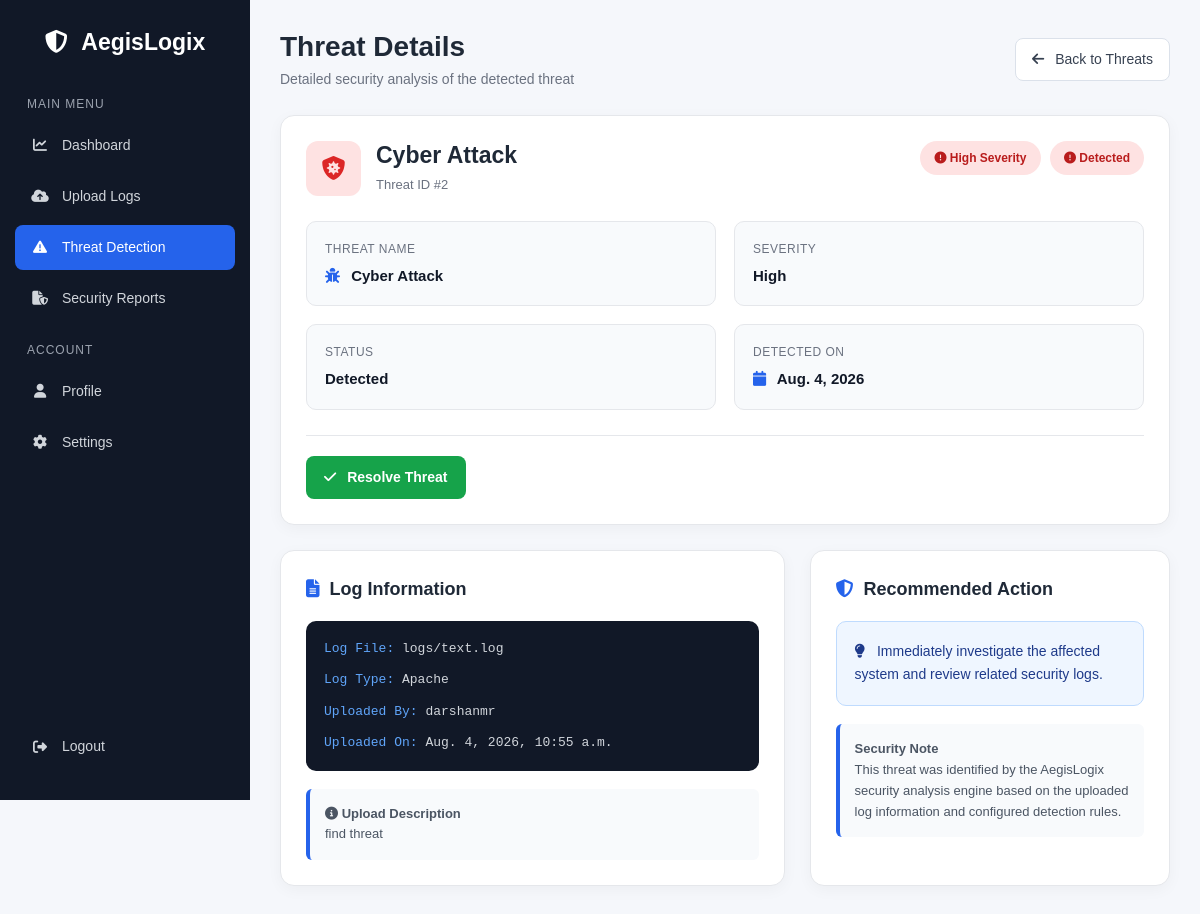
The app's page /threat/2/ (signed in), older data.
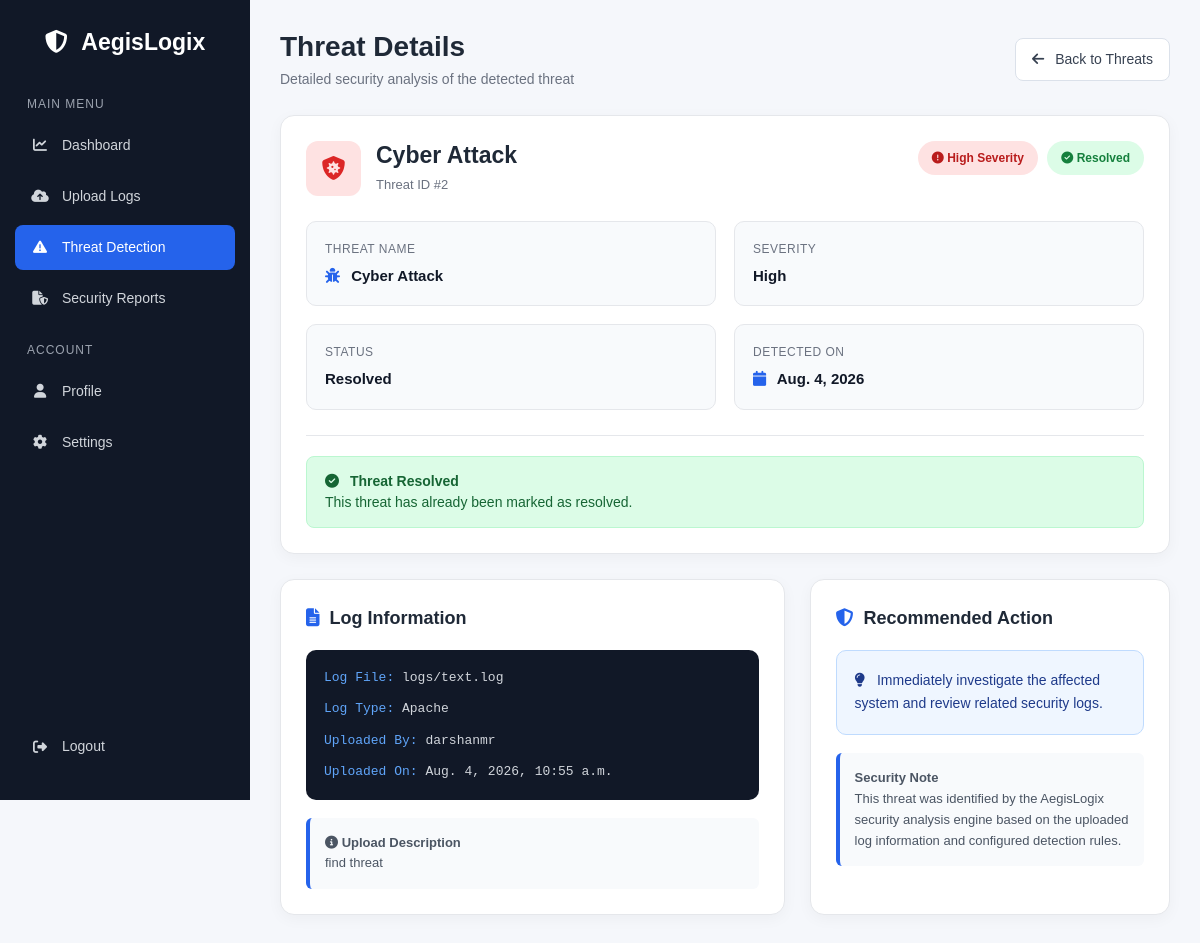
The same page, newer data.
### auditor/models.py (models this page shows, shortened)
class Threat(models.Model):
    SEVERITY = [
        ('High', 'High'),
        ('Medium', 'Medium'),
        ('Low', 'Low'),
    ]
    STATUS = [
        ('Detected', 'Detected'),
        ('Resolved', 'Resolved'),
    ]
    log = models.ForeignKey(LogFile, on_delete=models.CASCADE)
    threat_name = models.CharField(max_length=100)
    severity = models.CharField(max_length=20, choices=SEVERITY)
    status = models.CharField(max_length=20, choices=STATUS)
    detected_on = models.DateField()

class LogFile(models.Model):
    LOG_TYPES = [
        ('Apache', 'Apache Log'),
        ('Nginx', 'Nginx Log'),
        ('System', 'System Log'),
        ('Application', 'Application Log'),
    ]
    user = models.ForeignKey(User, on_delete=models.CASCADE)
    log_file = models.FileField(upload_to='logs/')
    log_type = models.CharField(max_length=20, choices=LOG_TYPES)
    description = models.TextField(default="")
    uploaded_at = models.DateTimeField(auto_now_add=True)

class User(models.Model):
    full_name = models.CharField(max_length=100)
    username = models.CharField(max_length=50, unique=True)
    email = models.EmailField(unique=True)
    phone = models.CharField(max_length=10)
    password = models.CharField(max_length=255)
    created_at = models.DateTimeField(auto_now_add=True)

### auditor/views.py (the view)
def threat_details(request, threat_id):
    if "user_id" not in request.session:
        return redirect("login")
    try:
        threat = Threat.objects.select_related(
            "log",
            "log__user"
        ).get(
            id=threat_id
        )
    except Threat.DoesNotExist:
        return render(
            request,
            "threat_details.html",
            {
                "error":
                    "The requested threat was not found."
            }
        )
    log = threat.log
    uploaded_by = log.user.username
    recommendations = {
        "SQL Injection":
            "Investigate the source IP address, "
            "review the affected request, "
            "validate database inputs, and "
            "use parameterized queries.",
        "Malware Detected":
            "Isolate the affected system, "
            "scan the server with security tools, "
            "and investigate the source of the malware.",
        "Virus Detected":
            "Isolate the affected system, "
            "perform a complete security scan, "
            "and remove the infected files.",
        "Unauthorized Access":
            "Review authentication logs, "
            "verify the user activity, and "
            "immediately secure unauthorized accounts.",
        "Failed Login Attempt":
            "Review repeated login attempts "
            "and investigate the source IP address.",
        "Brute Force Attack":
            "Block or rate-limit the suspicious "
            "source and review authentication activity.",
        "Cross-Site Scripting (XSS)":
            "Review the affected request and "
            "apply proper input validation "
            "and output encoding.",
        "Command Injection":
            "Investigate the affected server "
            "and validate all user-supplied commands.",
        "Path Traversal":
            "Review the affected request and "
            "restrict file-system access to authorized paths.",
        "Port Scanning Activity":
            "Investigate the source IP and "
            "review network activity for additional "
            "suspicious behavior.",
        "Privilege Escalation":
            "Review administrator activity and "
            "verify whether unauthorized privilege "
            "changes occurred.",
        "Cyber Attack":
            "Immediately investigate the affected "
            "system and review related security logs.",
        "Suspicious HTTP Request":
            "Review the request source and "
            "investigate related HTTP activity."
    }
    recommended_action = recommendations.get(
        threat.threat_name,
        "Investigate the related log activity "
        "and review the source of the suspicious event."
    )
    context = {
        "threat": threat,
        "log": log,
        "uploaded_by": uploaded_by,
        "recommended_action":
            recommended_action
    }
    return render(
        request,
        "threat_details.html",
        context
    )

### templates/threat_details.html (shortened to what this page needs)
<!DOCTYPE html>
<html lang="en">
<head>
    <link href="https://cdn.jsdelivr.net/npm/bootstrap@5.3.3/dist/css/bootstrap.min.css" rel="stylesheet">
    <link rel="stylesheet" href="https://cdnjs.cloudflare.com/ajax/libs/font-awesome/6.6.0/css/all.min.css">
</head>
<body>
    <div class="sidebar">
        <div class="brand">
            <i class="fa-solid fa-shield-halved"></i> AegisLogix
        </div>
        <div class="menu-title">
            Main Menu
        </div>
        <a href="{% url 'dashboard' %}">
            <i class="fa-solid fa-chart-line"></i> Dashboard
        </a>
        <a href="{% url 'upload_logs' %}">
            <i class="fa-solid fa-cloud-arrow-up"></i> Upload Logs
        </a>
        <a href="{% url 'threat' %}" class="active">
            <i class="fa-solid fa-triangle-exclamation"></i> Threat Detection
        </a>
        <a href="{% url 'reports' %}">
            <i class="fa-solid fa-file-shield"></i> Security Reports
        </a>
        <div class="menu-title">
            Account
        </div>
        <a href="{% url 'profile' %}">
            <i class="fa-solid fa-user"></i> Profile
        </a>
        <a href="{% url 'settings' %}">
            <i class="fa-solid fa-gear"></i> Settings
        </a>
        <div class="logout">
            <a href="{% url 'logout' %}">
                <i class="fa-solid fa-right-from-bracket"></i> Logout
            </a>
        </div>
    </div>
    <div class="main-content">
        <div class="top-header">
            <div class="page-title">
                <h1>
                    Threat Details
                </h1>
                <p>
                    Detailed security analysis of the detected threat
                </p>
            </div>
            <a href="{% url 'threat' %}" class="back-btn">
                <i class="fa-solid fa-arrow-left"></i> Back to Threats
            </a>
        </div>
        {% if error %}
        <div class="error-box">
            <i class="fa-solid fa-circle-exclamation"></i> {{ error }}
        </div>
        {% else %}
        <div class="threat-card">
            <div class="threat-header">
                <div class="threat-title">
                    <div class="threat-icon">
                        <i class="fa-solid fa-shield-virus"></i>
                    </div>
                    <div>
                        <h2>
                            {{ threat.threat_name }}
                        </h2>
                        <p>
                            Threat ID #{{ threat.id }}
                        </p>
                    </div>
                </div>
                <div>
                    {% if threat.severity == "High" %}
                    <span class="
                                badge-custom
                                severity-high
                            ">
                            <i
                                class="
                                    fa-solid
                                    fa-circle-exclamation
                                "
                            ></i>
                            High Severity
                        </span> {% endif %} {% if threat.status == "Detected" %}
                    <span class="
                                badge-custom
                                status-detected
                            ">
                            <i
                                class="
                                    fa-solid
                                    fa-circle-exclamation
                                "
                            ></i>
                            Detected
                        </span> {% elif threat.status == "Resolved" %}
                    <span class="
                                badge-custom
                                status-resolved
                            ">
                            <i
                                class="
                                    fa-solid
                                    fa-circle-check
                                "
                            ></i>
                            Resolved
                        </span> {% else %}
                    <span class="badge-custom">
                            {{ threat.status }}
                        </span> {% endif %}
                </div>
            </div>
            <div class="info-grid">
                <div class="info-item">
                    <div class="info-label">
                        Threat Name
                    </div>
                    <div class="info-value">
                        <i class="
                                fa-solid
                                fa-bug
                            "></i> {{ threat.threat_name }}
                    </div>
                </div>
                <div class="info-item">
                    <div class="info-label">
                        Severity
                    </div>
                    <div class="info-value">
                        {{ threat.severity }}
                    </div>
                </div>
                <div class="info-item">
                    <div class="info-label">
                        Status
                    </div>
                    <div class="info-value">
                        {{ threat.status }}
                    </div>
                </div>
                <div class="info-item">
                    <div class="info-label">
                        Detected On
                    </div>
                    <div class="info-value">
                        <i class="
                                fa-solid
                                fa-calendar
                            "></i> {{ threat.detected_on }}
                    </div>
                </div>
            </div>
            <div class="action-area">
                {% if threat.status == "Detected" %}
                <form method="POST" action="
                            {% url 'resolve_threat' threat.id %}
                        " onsubmit="
                            return confirm(
                                'Are you sure you want to mark this threat as resolved?'
                            );
                        ">
                    <button type="submit" class="resolve-btn">
                            <i
                                class="
                                    fa-solid
                                    fa-check
                                "
                            ></i>
                            Resolve Threat
                        </button>
                </form>
                {% elif threat.status == "Resolved" %}
                <div class="resolved-message">
                    <i class="
                                fa-solid
                                fa-circle-check
                            "></i>
                    <strong>
                            Threat Resolved
                        </strong>
                    <br> This threat has already been marked as resolved.
                </div>
                {% endif %}
            </div>
        </div>
        <div class="details-grid">
            <div class="section-card">
                <div class="section-title">
                    <i class="
                            fa-solid
                            fa-file-lines
                        "></i> Log Information
                </div>
                <div class="log-box">
                    <div class="log-row">
                        <span class="log-label">
                            Log File:
                        </span> {{ log.log_file.name }}
                    </div>
                    <div class="log-row">
                        <span class="log-label">
                            Log Type:
                        </span> {{ log.log_type }}
                    </div>
                    <div class="log-row">
                        <span class="log-label">
                            Uploaded By:
                        </span> {{ uploaded_by }}
                    </div>
                    <div class="log-row">
                        <span class="log-label">
                            Uploaded On:
                        </span> {{ log.uploaded_at }}
                    </div>
                </div>
                {% if log.description %}
                <div class="security-note">
                    <strong>
                            <i
                                class="
                                    fa-solid
                                    fa-circle-info
                                "
                            ></i>
                            Upload Description
                        </strong>
                    <br> {{ log.description }}
                </div>
                {% endif %}
            </div>
            <div class="section-card">
                <div class="section-title">
                    <i class="
                            fa-solid
                            fa-shield-halved
                        "></i> Recommended Action
                </div>
                <div class="recommendation">
                    <i class="
                            fa-solid
                            fa-lightbulb
                        "></i> {{ recommended_action }}
                </div>
                <div class="security-note">
                    <strong>
                        Security Note
                    </strong>
                    <br> This threat was identified by the AegisLogix security analysis engine based on the uploaded log information and configured detection rules.
                </div>
            </div>
        </div>
        {% endif %}
    </div>
</body>
</html>

Row changes from the older to the newer data that the page shows:
changed Threat "Cyber Attack": status "Detected" → "Resolved"
Text that changed along with them:
text no longer shown: "Detected Resolve Threat"
text now shown: "Resolved Threat Resolved This threat has already been marked as resolved."
